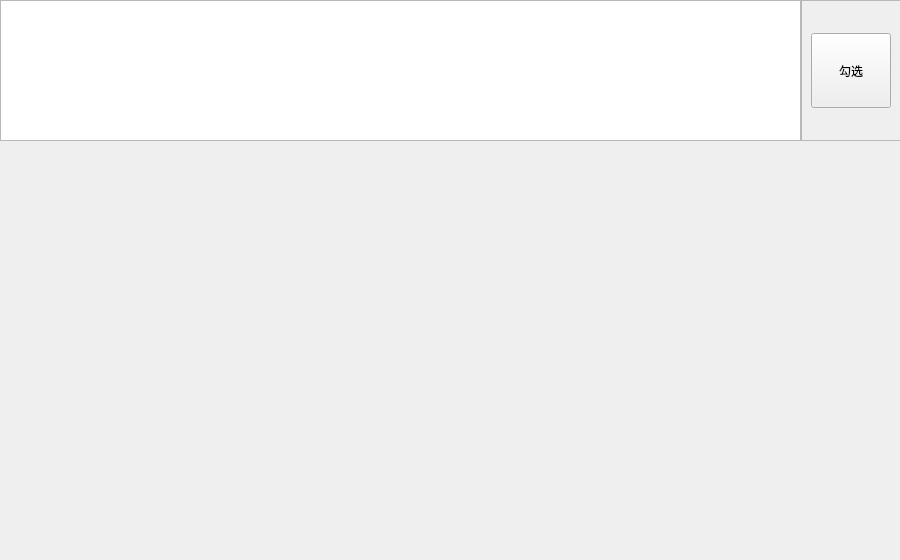
<?xml version="1.0" encoding="UTF-8"?>
<ui version="4.0">
 <class>Interface_Picture_clean</class>
 <widget class="QWidget" name="Interface_Picture_clean">
  <property name="geometry">
   <rect>
    <x>0</x>
    <y>0</y>
    <width>900</width>
    <height>560</height>
   </rect>
  </property>
  <property name="windowTitle">
   <string>聊天图片-重复图片清理</string>
  </property>
  <widget class="QWidget" name="ComboFrameUnit" native="true">
   <property name="geometry">
    <rect>
     <x>0</x>
     <y>0</y>
     <width>901</width>
     <height>141</height>
    </rect>
   </property>
   <layout class="QHBoxLayout" name="horizontalLayout">
    <property name="spacing">
     <number>0</number>
    </property>
    <property name="leftMargin">
     <number>0</number>
    </property>
    <property name="topMargin">
     <number>0</number>
    </property>
    <property name="rightMargin">
     <number>0</number>
    </property>
    <property name="bottomMargin">
     <number>0</number>
    </property>
    <item>
     <widget class="QTableView" name="DuplicatePhotoShow"/>
    </item>
    <item>
     <widget class="QFrame" name="CheckArea">
      <property name="frameShape">
       <enum>QFrame::StyledPanel</enum>
      </property>
      <property name="frameShadow">
       <enum>QFrame::Raised</enum>
      </property>
      <layout class="QGridLayout" name="gridLayout">
       <item row="0" column="0">
        <widget class="QPushButton" name="button_check">
         <property name="sizePolicy">
          <sizepolicy hsizetype="Fixed" vsizetype="Fixed">
           <horstretch>0</horstretch>
           <verstretch>0</verstretch>
          </sizepolicy>
         </property>
         <property name="minimumSize">
          <size>
           <width>75</width>
           <height>75</height>
          </size>
         </property>
         <property name="text">
          <string>勾选</string>
         </property>
        </widget>
       </item>
      </layout>
     </widget>
    </item>
   </layout>
  </widget>
 </widget>
 <resources/>
 <connections/>
</ui>
